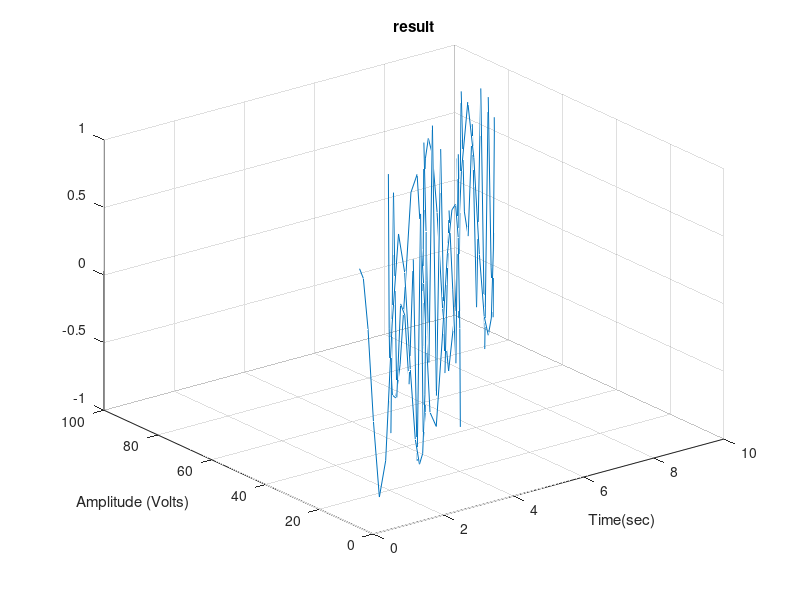

Write MATLAB code to recreate this figure.
clc; clear; close all;
x = 1:0.1:10;
y = 10*sin(2*x)+9*x;
z = cos(y);

figure
plot3(x, y, z)
grid on
xlabel('Time(sec)')
ylabel('Amplitude (Volts)')
title('result')
